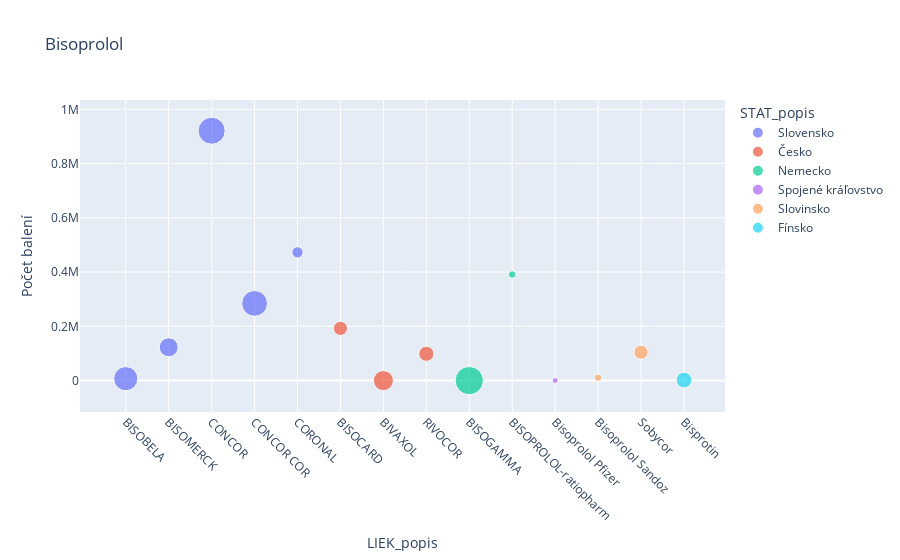

The code cell stored with this chart in its notebook:
### Code cell
fig = px.scatter(bisoprolol, x='LIEK_popis', y='Počet balení', size='Cena úhrada_PAC/bal', color='STAT_popis', title='Bisoprolol')
fig.update_xaxes(tickangle=45)
fig.show()

### Figure 1 — Plotly figure (JSON) as saved in the notebook; plotly's stock layout.template omitted (floating-point values rounded to 4 significant figures)
{"data": [{"hovertemplate": "STAT_popis=Slovensko<br>LIEK_popis=%{x}<br>Počet balení=%{y}<br>Cena úhrada_PAC/bal=%{marker.size}<extra></extra>", "legendgroup": "Slovensko", "marker": {"color": "#636efa", "size": [2.31, 1.424, 2.908, 2.629, 0.5031], "sizemode": "area", "sizeref": 0.007925, "symbol": "circle"}, "mode": "markers", "name": "Slovensko", "orientation": "v", "showlegend": true, "type": "scatter", "x": ["BISOBELA", "BISOMERCK", "CONCOR", "CONCOR COR", "CORONAL"], "xaxis": "x", "y": [7197.0, 122700.0, 920900.0, 284500.0, 472700.0], "yaxis": "y"}, {"hovertemplate": "STAT_popis=Česko<br>LIEK_popis=%{x}<br>Počet balení=%{y}<br>Cena úhrada_PAC/bal=%{marker.size}<extra></extra>", "legendgroup": "Česko", "marker": {"color": "#EF553B", "size": [0.7872, 1.6, 0.9059], "sizemode": "area", "sizeref": 0.007925, "symbol": "circle"}, "mode": "markers", "name": "Česko", "orientation": "v", "showlegend": true, "type": "scatter", "x": ["BISOCARD", "BIVAXOL", "RIVOCOR"], "xaxis": "x", "y": [192400.0, 2, 98770.0], "yaxis": "y"}, {"hovertemplate": "STAT_popis=Nemecko<br>LIEK_popis=%{x}<br>Počet balení=%{y}<br>Cena úhrada_PAC/bal=%{marker.size}<extra></extra>", "legendgroup": "Nemecko", "marker": {"color": "#00cc96", "size": [3.17, 0.2211], "sizemode": "area", "sizeref": 0.007925, "symbol": "circle"}, "mode": "markers", "name": "Nemecko", "orientation": "v", "showlegend": true, "type": "scatter", "x": ["BISOGAMMA", "BISOPROLOL-ratiopharm"], "xaxis": "x", "y": [2, 391000.0], "yaxis": "y"}, {"hovertemplate": "STAT_popis=Spojené kráľovstvo<br>LIEK_popis=%{x}<br>Počet balení=%{y}<br>Cena úhrada_PAC/bal=%{marker.size}<extra></extra>", "legendgroup": "Spojené kráľovstvo", "marker": {"color": "#ab63fa", "size": [0.1378], "sizemode": "area", "sizeref": 0.007925, "symbol": "circle"}, "mode": "markers", "name": "Spojené kráľovstvo", "orientation": "v", "showlegend": true, "type": "scatter", "x": ["Bisoprolol Pfizer"], "xaxis": "x", "y": [119], "yaxis": "y"}, {"hovertemplate": "STAT_popis=Slovinsko<br>LIEK_popis=%{x}<br>Počet balení=%{y}<br>Cena úhrada_PAC/bal=%{marker.size}<extra></extra>", "legendgroup": "Slovinsko", "marker": {"color": "#FFA15A", "size": [0.2124, 0.7855], "sizemode": "area", "sizeref": 0.007925, "symbol": "circle"}, "mode": "markers", "name": "Slovinsko", "orientation": "v", "showlegend": true, "type": "scatter", "x": ["Bisoprolol Sandoz", "Sobycor"], "xaxis": "x", "y": [10490.0, 104600.0], "yaxis": "y"}, {"hovertemplate": "STAT_popis=Fínsko<br>LIEK_popis=%{x}<br>Počet balení=%{y}<br>Cena úhrada_PAC/bal=%{marker.size}<extra></extra>", "legendgroup": "Fínsko", "marker": {"color": "#19d3f3", "size": [0.9781], "sizemode": "area", "sizeref": 0.007925, "symbol": "circle"}, "mode": "markers", "name": "Fínsko", "orientation": "v", "showlegend": true, "type": "scatter", "x": ["Bisprotin "], "xaxis": "x", "y": [1966.0], "yaxis": "y"}], "layout": {"legend": {"itemsizing": "constant", "title": {"text": "STAT_popis"}, "tracegroupgap": 0}, "title": {"text": "Bisoprolol"}, "xaxis": {"anchor": "y", "domain": [0, 1], "tickangle": 45, "title": {"text": "LIEK_popis"}}, "yaxis": {"anchor": "x", "domain": [0, 1], "title": {"text": "Počet balení"}}}}
